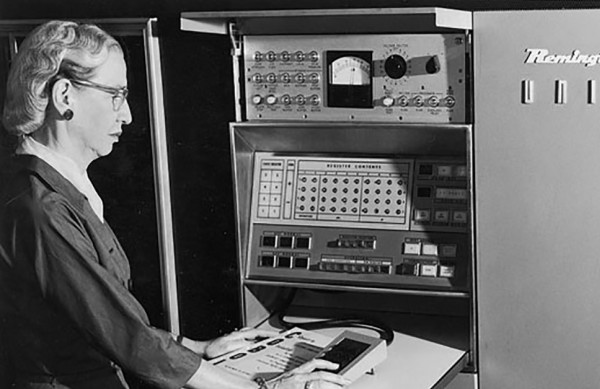
#> input picture grace_hopper.png, 600 x 389 px
$ python filters.py   (older library calls are emulated)
#> lines starting #> are read from the running program, lines starting #| are printed output that depends on the picture
### common.py
import numpy as np
from matplotlib import pyplot as plt
from PIL import Image


def read_img(path, greyscale=True):
#> called with path = './grace_hopper.png', greyscale = True
    img = Image.open(path)
#> img is the input picture: PIL image 600x389 L; min 0, max 255, mean 95.6
    if greyscale:
        img = img.convert('L')
    else:
        img = img.convert('RGB')
    return np.array(img).astype(np.float)


def save_img(img, path):
    img = img - img.min()
    img = img / img.max()
    img = (img * 255).astype(np.uint8)
    img = Image.fromarray(img)
    img.save(path)
    print(path, "is saved!")


# [88 lines left out: functions find_maxima, visualize_scale_space, visualize_maxima, not called in this run]

### filters.py
import os

import numpy as np
import scipy.ndimage
from matplotlib import pyplot as plt

from common import read_img, save_img


def image_patches(image, patch_size=(16, 16)):
    """
    Given an input image and patch_size,
    return the corresponding image patches made
    by dividing up the image into patch_size sections.

    Input- image: H x W
           patch_size: a scalar tuple M, N
    Output- results: a list of images of size M x N
    """
#> called with patch_size = (16, 16)
    # TODO: Use slicing to complete the function
    output = np.empty((int(image.shape[0]/16) + int(image.shape[1]/16), 16, 16))
    num = 0
    for i in range(int(image.shape[0]/16)):
        for j in range(int(image.shape[1]/16)):
            output[num] = image[(i*16):(i+1)*16, j*16:(j+1)*16]
            output[num] = output[num] - np.mean(output[num])
            output[num] = output[num]/np.std(output[num])
        num = num+1
#> after the loop, num = 24
#> in save_img, `img = Image.fromarray(img)`:
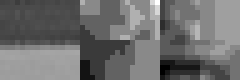
#> img: PIL image 48x16 L (shown 5 times larger); min 0, max 255, mean 109.9
    return output


def convolve(image, kernel):
    """
    Return the convolution result: image * kernel.
    Reminder to implement convolution and not cross-correlation!
    Caution: Please use zero-padding.

    Input- image: H x W
           kernel: h x w
    Output- convolve: H x W
    """
    kernel = kernel[::-1, ::-1]
    p = int(kernel.shape[0]/2)
    padding = np.zeros((image.shape[0] + p, image.shape[1] + p))
    output = np.zeros((image.shape[0], image.shape[1]))
    padding[p:(image.shape[0] + p), p:(image.shape[1] + p)] = image
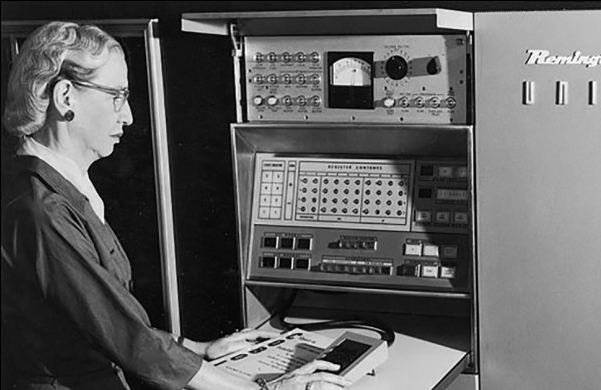
#> padding: shape (390, 601) float64; min 0, max 255, mean 95.2
    for x in range(padding.shape[0]-2*p):
        for y in range(padding.shape[1]-2*p):
            for fx in range(kernel.shape[0]):
                for fy in range(kernel.shape[1]):
                    output[x, y] = output[x, y] + padding[x+fx, y+fy]*kernel[fx, fy] #check this
    return output


def edge_detection(image):
    """
    Return Ix, Iy and the gradient magnitude of the input image

    Input- image: H x W
    Output- Ix, Iy, grad_magnitude: H x W
    """
    # TODO: Fix kx, ky
    kx = np.array([[-1],[0], [1]]).T  # 1 x 3
    ky = np.array([[-1],[0], [1]])  # 3 x 1
    Ix = convolve(image, kx)
    Iy = convolve(image, ky)

    # TODO: Use Ix, Iy to calculate grad_magnitude
    grad_magnitude = np.sqrt(Ix**2 + Iy**2)

    return Ix, Iy, grad_magnitude


def sobel_operator(image):
    """
    Return Gx, Gy, and the gradient magnitude.

    Input- image: H x W
    Output- Gx, Gy, grad_magnitude: H x W
    """
    # TODO: Use convolve() to complete the function
    Sx = np.array(([1,0,-1],[2,0,-1],[1,0,-1]))
    Sx = Sx[::-1, ::-1]
    Sy = Sx.T
    Sy = Sy[::-1, ::-1]
    Gx = convolve(image, Sx)
    Gy = convolve(image, Sy)
    grad_magnitude = np.sqrt(Gx**2 + Gy**2)

    return Gx, Gy, grad_magnitude


def main():
    # The main function
    img = read_img('./grace_hopper.png')
    """ Image Patches """
    if not os.path.exists("./image_patches"):
        os.makedirs("./image_patches")

    # -- TODO Task 1: Image Patches --
    # (a)
    # First complete image_patches()
    patches = image_patches(img)
    # Now choose any three patches and save them
    # chosen_patches should have those patches stacked vertically/horizontally
    chosen_patches = np.hstack((patches[0], patches[1], patches[2]))
    save_img(chosen_patches, "./image_patches/q1_patch.png")

    # (b), (c): No code

    """ Convolution and Gaussian Filter """
    if not os.path.exists("./gaussian_filter"):
        os.makedirs("./gaussian_filter")

    # -- TODO Task 2: Convolution and Gaussian Filter --
    # (a): No code

    # (b): Complete convolve()

    # (c)
    # Calculate the Gaussian kernel described in the question.
    # There is tolerance for the kernel.

    x, y = np.meshgrid(np.linspace(-1,1,3), np.linspace(-1,1,3))
    sdev = 0.572
    kernel_gaussian = np.exp(-1*((x**2+y**2)/(2*(sdev**2))))/(2*np.pi*(sdev**2))
    kernel_gaussian = kernel_gaussian[::-1, ::-1]
    filtered_gaussian = convolve(img, kernel_gaussian)
    #filtered_gaussian = scipy.ndimage.convolve(img, kernel_gaussian, mode='constant')
    save_img(filtered_gaussian, "./gaussian_filter/q2scale_gaussian.png")

    # (d), (e): No code

    # (f): Complete edge_detection()
    '''
    # (g)
    # Use edge_detection() to detect edges
    # for the orignal and gaussian filtered images.
    _, _, edge_detect = edge_detection(img)
    save_img(edge_detect, "./gaussian_filter/q3_edge.png")
    _, _, edge_with_gaussian = edge_detection(filtered_gaussian)
    save_img(edge_with_gaussian, "./gaussian_filter/q3_edge_gaussian.png")

    print("Gaussian Filter is done. ")

    # -- TODO Task 3: Sobel Operator --
    if not os.path.exists("./sobel_operator"):
        os.makedirs("./sobel_operator")

    # (a): No code
    # (b): Complete sobel_operator()

    # (c)
    Gx, Gy, edge_sobel = sobel_operator(img)
    save_img(Gx, "./sobel_operator/q2_Gx.png")
    save_img(Gy, "./sobel_operator/q2_Gy.png")
    save_img(edge_sobel, "./sobel_operator/q2_edge_sobel.png")

    print("Sobel Operator is done. ")

    # -- TODO Task 4: LoG Filter --
    if not os.path.exists("./log_filter"):
        os.makedirs("./log_filter")

    # (a)
    kernel_LoG1 = np.array([[0, 1, 0], [1, -4, 1], [0, 1, 0]])
    kernel_LoG2 = np.array([[0, 0, 3, 2, 2, 2, 3, 0, 0],
                            [0, 2, 3, 5, 5, 5, 3, 2, 0],
                            [3, 3, 5, 3, 0, 3, 5, 3, 3],
                            [2, 5, 3, -12, -23, -12, 3, 5, 2],
                            [2, 5, 0, -23, -40, -23, 0, 5, 2],
                            [2, 5, 3, -12, -23, -12, 3, 5, 2],
                            [3, 3, 5, 3, 0, 3, 5, 3, 3],
                            [0, 2, 3, 5, 5, 5, 3, 2, 0],
                            [0, 0, 3, 2, 2, 2, 3, 0, 0]])
    filtered_LoG1 = convolve(img, kernel_LoG1)
    filtered_LoG2 = convolve(img, kernel_LoG2)
    # Use convolve() to convolve img with kernel_LOG1 and kernel_LOG2
    save_img(filtered_LoG1, "./log_filter/q1_LoG1.png")
    save_img(filtered_LoG2, "./log_filter/q1_LoG2.png")

    # (b)
    # Follow instructions in pdf to approximate LoG with a DoG
    data = np.load('log1d.npz')
    plt.plot(data['log50'])
    plt.show()
    plt.plot(data['gauss53'] - data['gauss50'])
    plt.show()
    print("LoG Filter is done. ")
    '''
if __name__ == "__main__":
    main()
